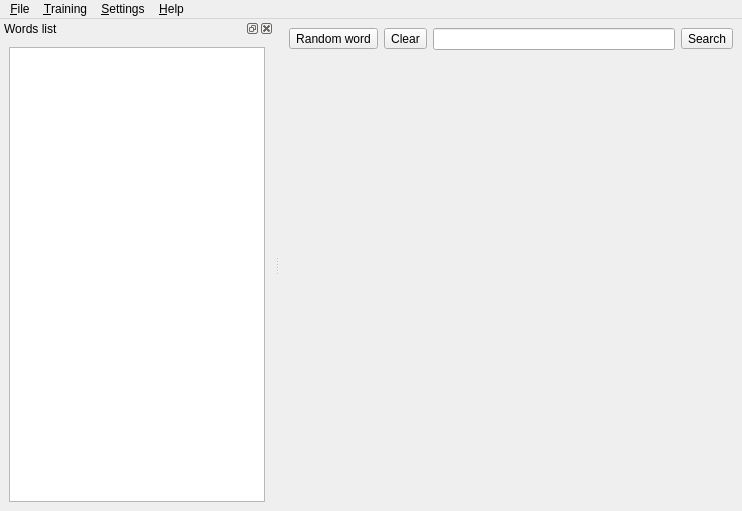
<?xml version="1.0" encoding="UTF-8"?>
<ui version="4.0">
 <class>QStarDict::MainWindow</class>
 <widget class="QMainWindow" name="QStarDict::MainWindow">
  <property name="geometry">
   <rect>
    <x>0</x>
    <y>0</y>
    <width>742</width>
    <height>511</height>
   </rect>
  </property>
  <property name="windowTitle">
   <string>QStarDict</string>
  </property>
  <property name="windowIcon">
   <iconset resource="pixmaps/pixmaps.qrc">
    <normaloff>:/pics/qstardict.png</normaloff>:/pics/qstardict.png</iconset>
  </property>
  <widget class="QWidget" name="centralwidget">
   <layout class="QGridLayout">
    <property name="margin" stdset="0">
     <number>9</number>
    </property>
    <property name="spacing">
     <number>6</number>
    </property>
    <item row="0" column="0">
     <layout class="QHBoxLayout">
      <property name="spacing">
       <number>6</number>
      </property>
      <property name="margin" stdset="0">
       <number>0</number>
      </property>
      <item>
       <widget class="QToolButton" name="randomWordButton">
        <property name="text">
         <string>Random word</string>
        </property>
       </widget>
      </item>
      <item>
       <widget class="QToolButton" name="searchClearButton">
        <property name="toolTip">
         <string>Clear the search box</string>
        </property>
        <property name="text">
         <string>Clear</string>
        </property>
        <property name="icon">
         <iconset resource="pixmaps/pixmaps.qrc">
          <normaloff>:/pics/clear-right.png</normaloff>:/pics/clear-right.png</iconset>
        </property>
        <property name="toolButtonStyle">
         <enum>Qt::ToolButtonStyle::ToolButtonIconOnly</enum>
        </property>
       </widget>
      </item>
      <item>
       <widget class="QLineEdit" name="searchBox"/>
      </item>
      <item>
       <widget class="QToolButton" name="queryButton">
        <property name="toolTip">
         <string>Fuzzy query</string>
        </property>
        <property name="text">
         <string>Search</string>
        </property>
        <property name="icon">
         <iconset resource="pixmaps/pixmaps.qrc">
          <normaloff>:/pics/search-filter.png</normaloff>:/pics/search-filter.png</iconset>
        </property>
        <property name="toolButtonStyle">
         <enum>Qt::ToolButtonStyle::ToolButtonTextBesideIcon</enum>
        </property>
       </widget>
      </item>
     </layout>
    </item>
    <item row="1" column="0">
     <widget class="DictWidget" name="translationView" native="true"/>
    </item>
   </layout>
  </widget>
  <widget class="QDockWidget" name="wordsListDock">
   <property name="allowedAreas">
    <set>Qt::DockWidgetArea::NoDockWidgetArea</set>
   </property>
   <property name="windowTitle">
    <string>Words list</string>
   </property>
   <attribute name="dockWidgetArea">
    <number>1</number>
   </attribute>
   <widget class="QWidget" name="dockWidgetContents">
    <layout class="QGridLayout">
     <property name="margin" stdset="0">
      <number>9</number>
     </property>
     <property name="spacing">
      <number>6</number>
     </property>
     <item row="0" column="0">
      <widget class="QListWidget" name="wordsList"/>
     </item>
    </layout>
   </widget>
  </widget>
  <widget class="QMenuBar" name="menubar">
   <property name="geometry">
    <rect>
     <x>0</x>
     <y>0</y>
     <width>742</width>
     <height>23</height>
    </rect>
   </property>
   <widget class="QMenu" name="menuFile">
    <property name="title">
     <string>&amp;File</string>
    </property>
    <addaction name="actionQuit"/>
   </widget>
   <widget class="QMenu" name="menuHelp">
    <property name="title">
     <string>&amp;Help</string>
    </property>
    <addaction name="actionHelp"/>
    <addaction name="actionAbout"/>
    <addaction name="actionAboutQt"/>
   </widget>
   <widget class="QMenu" name="menuSettings">
    <property name="title">
     <string>&amp;Settings</string>
    </property>
    <addaction name="actionScan"/>
    <addaction name="actionSettings"/>
   </widget>
   <widget class="QMenu" name="menuTraining">
    <property name="title">
     <string>&amp;Training</string>
    </property>
    <addaction name="actionStartTraining"/>
    <addaction name="actionVocabulary"/>
   </widget>
   <addaction name="menuFile"/>
   <addaction name="menuTraining"/>
   <addaction name="menuSettings"/>
   <addaction name="menuHelp"/>
  </widget>
  <action name="actionQuit">
   <property name="icon">
    <iconset resource="pixmaps/pixmaps.qrc">
     <normaloff>:/pics/application-exit.png</normaloff>:/pics/application-exit.png</iconset>
   </property>
   <property name="text">
    <string>&amp;Quit</string>
   </property>
   <property name="shortcut">
    <string>Ctrl+Q</string>
   </property>
  </action>
  <action name="actionAbout">
   <property name="text">
    <string>&amp;About</string>
   </property>
  </action>
  <action name="actionAboutQt">
   <property name="text">
    <string>About &amp;Qt</string>
   </property>
  </action>
  <action name="actionSettings">
   <property name="icon">
    <iconset resource="pixmaps/pixmaps.qrc">
     <normaloff>:/pics/configure.png</normaloff>:/pics/configure.png</iconset>
   </property>
   <property name="text">
    <string>&amp;Configure QStarDict</string>
   </property>
  </action>
  <action name="actionScan">
   <property name="checkable">
    <bool>true</bool>
   </property>
   <property name="text">
    <string>&amp;Scan</string>
   </property>
  </action>
  <action name="actionHelp">
   <property name="icon">
    <iconset resource="pixmaps/pixmaps.qrc">
     <normaloff>:/pics/help-contents.png</normaloff>:/pics/help-contents.png</iconset>
   </property>
   <property name="text">
    <string>QStarDict &amp;Help</string>
   </property>
   <property name="shortcut">
    <string>F1</string>
   </property>
  </action>
  <action name="actionStartTraining">
   <property name="text">
    <string>&amp;Start training</string>
   </property>
  </action>
  <action name="actionVocabulary">
   <property name="text">
    <string>&amp;Vocabulary</string>
   </property>
  </action>
 </widget>
 <customwidgets>
  <customwidget>
   <class>DictWidget</class>
   <extends>QWidget</extends>
   <header>dictwidget.h</header>
  </customwidget>
 </customwidgets>
 <tabstops>
  <tabstop>searchBox</tabstop>
  <tabstop>queryButton</tabstop>
  <tabstop>wordsList</tabstop>
  <tabstop>searchClearButton</tabstop>
 </tabstops>
 <resources>
  <include location="pixmaps/pixmaps.qrc"/>
 </resources>
 <connections>
  <connection>
   <sender>searchClearButton</sender>
   <signal>clicked()</signal>
   <receiver>searchBox</receiver>
   <slot>clear()</slot>
   <hints>
    <hint type="sourcelabel">
     <x>519</x>
     <y>158</y>
    </hint>
    <hint type="destinationlabel">
     <x>646</x>
     <y>160</y>
    </hint>
   </hints>
  </connection>
  <connection>
   <sender>searchClearButton</sender>
   <signal>clicked()</signal>
   <receiver>searchBox</receiver>
   <slot>setFocus()</slot>
   <hints>
    <hint type="sourcelabel">
     <x>519</x>
     <y>158</y>
    </hint>
    <hint type="destinationlabel">
     <x>646</x>
     <y>160</y>
    </hint>
   </hints>
  </connection>
  <connection>
   <sender>searchBox</sender>
   <signal>returnPressed()</signal>
   <receiver>queryButton</receiver>
   <slot>click()</slot>
   <hints>
    <hint type="sourcelabel">
     <x>646</x>
     <y>160</y>
    </hint>
    <hint type="destinationlabel">
     <x>732</x>
     <y>159</y>
    </hint>
   </hints>
  </connection>
 </connections>
</ui>
